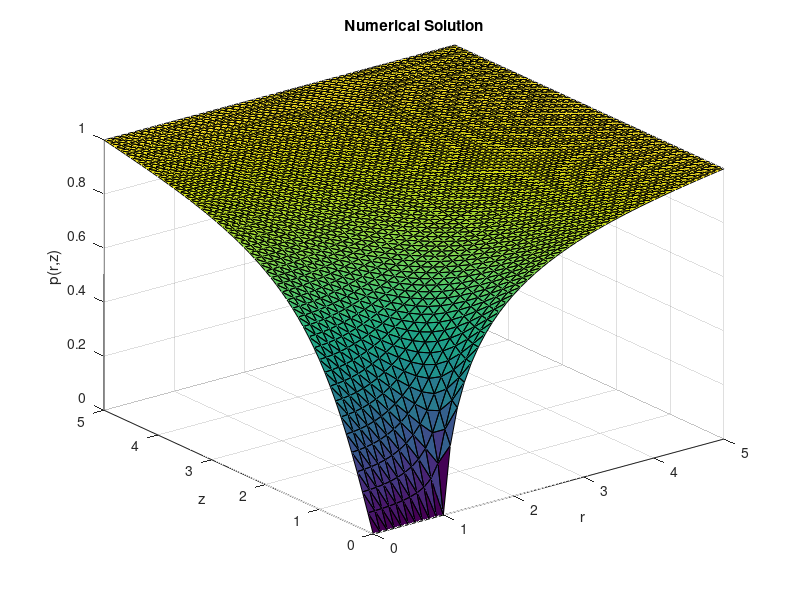

The MATLAB script that drew this image:
%%  This program solves the limiting case of the model equation (Simpler Problem).
%       Finite Element method is coded in Cylindrical polar coordinates
%       to solve for partial pressure of oxygen.
%       Wakil Sarfaraz. 22 June 2014 
clear all;
tic
xmax = 5;
N = 50; %(Number of points on the x, y interval on which the equation is solved.
X = linspace(0,xmax,N+1); %This divides the interval into N equispaced sub intervals.
%X = 0: 1/N :1; This can also be used to create the same X.
[x, y] = meshgrid(X,X); % This creates an (N+1) by (N+1) grid of values ...
                        % of X and assignes them to x and y. (So x and y
                        % are now matrices of size (N+1)x(N+1)
x =x(:);  % This turns the matrix x into a column vector.
y =y(:);  % This turns the matrix y into a column vector.
NNODES = (N+1)^2; % This introduces the number of nodes in the result of triangulation.
NTRI = 2*N^2;  % This is the number of triangles in the mesh.
LNODES = zeros(NTRI, 3); % This creates a zero matrix of the size 'number of triangles by 3'
                         % (since there are 3 vertices for each triangle.

for i = 1:N
    for j = 1: N
        LNODES(i+2*(j-1)*N,1) = i+(j-1)*(N+1);%This numbers each of the first nodes of all the lower triangles in each square.
        LNODES(i+2*(j-1)*N,2) = i+j*(N+1); % This numbers each of the second nodes of all the lower triangles in each square.
        LNODES(i+2*(j-1)*N,3) = (i+1)+(j-1)*(N+1); % This numbers each of the third nodes of all the lower triangles in each square.
        
        LNODES(i+N+2*(j-1)*N,1) = i+1+j*(N+1); %This numbers each of the first nodes of all the upper triangles in each square.
        LNODES(i+N+2*(j-1)*N,2) = (i+1)+(j-1)*(N+1);%This numbers each of the second nodes of all the upper triangles in each square.
        LNODES(i+N+2*(j-1)*N,3) = i+j*(N+1);%This numbers each of the third nodes of all the upper triangles in each square.
                                            % Here for those nodes that
                                            % some triangles share (copy
                                            % and paste can work).
    end
end

SP = sparse(NNODES, NNODES);  %This creates a sparse matrix of the size 'Number of nodes by Number of nodes'(entries usually computed by integration).
LV = zeros(NNODES,1);         % This creates the load vector of zero entries for now which is l(v) part of the weak formulation.

for n = 1: NTRI
    r1 = [x(LNODES(n,1)) y(LNODES(n,1))];% Position vector (x,y)' for the first nodes of all triangles.
    r2 = [x(LNODES(n,2)) y(LNODES(n,2))];% Position vector (x,y)' for the second nodes of all triangles.
    r3 = [x(LNODES(n,3)) y(LNODES(n,3))];% Position vector (x,y)' for the third nodes of all triangles.
    J = [r2(1)-r1(1) r2(2)-r1(2); r3(1)-r1(1) r3(2)-r1(2)]; %This is the jacobian matrix of the mapping.
%     ksi = 1/3;
%     eta = 1/3;
   Astiff = ((r2(1)+r3(1))/(2*det(J)))*...
       [(r2(2)-r3(2))^2+(r3(1)-r2(1))^2 ...
       (r2(2)-r3(2))*(r3(2)-r1(2))+(r3(1)-r2(1))*(r1(1)-r3(1))...
       (r2(2)-r3(2))*(r1(2)-r2(2))+(r3(1)-r2(1))*(r2(1)-r1(1)); ...
       (r3(2)-r1(2))*(r2(2)-r3(2))+(r1(1)-r3(1))*(r3(1)-r2(1)) ...
       (r3(2)-r1(2))^2+(r1(1)-r3(1))^2  ...
       (r3(2)-r1(2))*(r1(2)-r2(2))+(r1(1)-r3(1))*(r2(1)-r1(1)); ...
       (r2(2)-r3(2))*(r1(2)-r2(2))+(r3(1)-r2(1))*(r2(1)-r1(1))  ...
       (r3(2)-r1(2))*(r1(2)-r2(2))+(r1(1)-r3(1))*(r2(1)-r1(1))  ... 
       (r1(2)-r2(2))^2+(r2(1)-r1(1))^2];
       for i = 1 : 3 
           for j = 1:3  % Since SP was created a zero matrix originally, Now for all three vertices of all triangles we put the 
               SP(LNODES(n,i),LNODES(n,j)) =SP(LNODES(n,i),LNODES(n,j))+ Astiff(i,j); %The values of Astiff in the SP.
           end
       end
 
end
for i = 1: NNODES
    if (x(i)==xmax || y(i)==xmax)  % This enforces boundary conditions.
        LV(i) = 1;
        SP(i,:) = 0;
        SP(i,i) =1 ;
     elseif (y(i) == 0 && x(i) >= 0 && x(i) <= 1)
        SP(i,:) = 0;
        SP(i,i) = 1;
        LV(i) = 0;
    end
end

U = SP\LV; %Solves the linear system.
toc

trisurf(LNODES,x,y,U)
xlabel('r') 
xlim([0 xmax])
ylim([0 xmax])
ylabel('z')
zlabel('p(r,z)')
title('Numerical Solution')

%Current using finite different approximation,
DU = zeros((N+1)^2,1);

I =0;
for i = 1: (N+1)^2
    
    if y(i)==0 && x(i)<1   
     DU(i) = (U(i+1)-U(i))/(y(i+1)-y(i));
    I = I+2*x(i)*DU(i);
    elseif y(i)==0 && x(i)==1
      DU(i) = (U(i+1)-U(i))/(y(i+1)-y(i));
    I = I+DU(i);   
    end
    
end
I = (xmax/(N+1))*pi/4*I


% Now we compute the current using the Finite element triangles.
Dh = zeros(NTRI,1);
Ih = 0;


for i = 1: NTRI
   
    Dh(i) = ([x(LNODES(i,1))-x(LNODES(i,3)) y(LNODES(i,1))-y(LNODES(i,3))]*...
        [x(LNODES(i,1))-x(LNODES(i,3)) y(LNODES(i,1))-y(LNODES(i,3))]'...
        *(U(LNODES(i,2))-U(LNODES(i,1)))*(U(LNODES(i,1))-U(LNODES(i,2)))...
        +[x(LNODES(i,1))-x(LNODES(i,2)) y(LNODES(i,1))-y(LNODES(i,2))]*...
        [x(LNODES(i,1))-x(LNODES(i,2)) y(LNODES(i,1))-y(LNODES(i,2))]'...
        *(U(LNODES(i,3))-U(LNODES(i,1)))*(U(LNODES(i,1))-U(LNODES(i,3)))...
        +[x(LNODES(i,2))-x(LNODES(i,1)) y(LNODES(i,2))-y(LNODES(i,1))]*...
        [x(LNODES(i,1))-x(LNODES(i,3)) y(LNODES(i,1))-y(LNODES(i,3))]'...
        *((U(LNODES(i,3))-U(LNODES(i,1)))*(U(LNODES(i,1))-U(LNODES(i,2)))...
        +(U(LNODES(i,2))-U(LNODES(i,1)))*(U(LNODES(i,1))-U(LNODES(i,3)))))...
        *(1/6)*(x(LNODES(i,1))+x(LNODES(i,2))+x(LNODES(i,3)));
    Ih = Ih+Dh(i);
end

Ih = -(pi/(2*det(J)))*Ih


